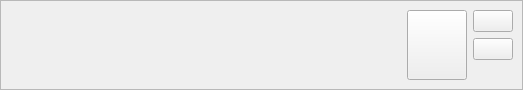
<?xml version="1.0" encoding="UTF-8"?>
<ui version="4.0">
 <class>Project</class>
 <widget class="QWidget" name="Project">
  <property name="geometry">
   <rect>
    <x>0</x>
    <y>0</y>
    <width>523</width>
    <height>74</height>
   </rect>
  </property>
  <property name="windowTitle">
   <string/>
  </property>
  <layout class="QVBoxLayout" name="verticalLayout">
   <property name="spacing">
    <number>0</number>
   </property>
   <property name="margin">
    <number>0</number>
   </property>
   <item>
    <widget class="QFrame" name="frame">
     <property name="frameShape">
      <enum>QFrame::StyledPanel</enum>
     </property>
     <property name="frameShadow">
      <enum>QFrame::Raised</enum>
     </property>
     <layout class="QGridLayout" name="gridLayout" columnstretch="1,0,0,0,0">
      <property name="leftMargin">
       <number>4</number>
      </property>
      <item row="0" column="0">
       <widget class="QLabel" name="lbName">
        <property name="font">
         <font>
          <weight>75</weight>
          <bold>true</bold>
         </font>
        </property>
        <property name="text">
         <string/>
        </property>
       </widget>
      </item>
      <item row="0" column="4">
       <widget class="QPushButton" name="btDelete">
        <property name="minimumSize">
         <size>
          <width>40</width>
          <height>0</height>
         </size>
        </property>
        <property name="maximumSize">
         <size>
          <width>40</width>
          <height>16777215</height>
         </size>
        </property>
        <property name="toolTip">
         <string>&lt;html&gt;&lt;head/&gt;&lt;body&gt;&lt;p&gt;Delete project from list&lt;/p&gt;&lt;/body&gt;&lt;/html&gt;</string>
        </property>
        <property name="text">
         <string/>
        </property>
        <property name="icon">
         <iconset resource="protimer.qrc">
          <normaloff>:/res/coelho/cancel.png</normaloff>:/res/coelho/cancel.png</iconset>
        </property>
       </widget>
      </item>
      <item row="1" column="1">
       <widget class="QLabel" name="lbShortcut">
        <property name="text">
         <string/>
        </property>
        <property name="alignment">
         <set>Qt::AlignRight|Qt::AlignTrailing|Qt::AlignVCenter</set>
        </property>
       </widget>
      </item>
      <item row="1" column="0">
       <widget class="QLabel" name="lbTime">
        <property name="text">
         <string/>
        </property>
       </widget>
      </item>
      <item row="1" column="4">
       <widget class="QPushButton" name="btEdit">
        <property name="minimumSize">
         <size>
          <width>40</width>
          <height>0</height>
         </size>
        </property>
        <property name="maximumSize">
         <size>
          <width>40</width>
          <height>16777215</height>
         </size>
        </property>
        <property name="toolTip">
         <string>&lt;html&gt;&lt;head/&gt;&lt;body&gt;&lt;p&gt;Edit project settings&lt;/p&gt;&lt;/body&gt;&lt;/html&gt;</string>
        </property>
        <property name="text">
         <string/>
        </property>
        <property name="icon">
         <iconset resource="protimer.qrc">
          <normaloff>:/res/coelho/configure.png</normaloff>:/res/coelho/configure.png</iconset>
        </property>
       </widget>
      </item>
      <item row="0" column="1">
       <widget class="QLabel" name="lbNum">
        <property name="text">
         <string/>
        </property>
        <property name="alignment">
         <set>Qt::AlignRight|Qt::AlignTrailing|Qt::AlignVCenter</set>
        </property>
       </widget>
      </item>
      <item row="0" column="3" rowspan="3">
       <widget class="QPushButton" name="btRun">
        <property name="minimumSize">
         <size>
          <width>60</width>
          <height>0</height>
         </size>
        </property>
        <property name="maximumSize">
         <size>
          <width>60</width>
          <height>456564</height>
         </size>
        </property>
        <property name="toolTip">
         <string>&lt;html&gt;&lt;head/&gt;&lt;body&gt;&lt;p&gt;Run/Stop project&lt;/p&gt;&lt;/body&gt;&lt;/html&gt;</string>
        </property>
        <property name="layoutDirection">
         <enum>Qt::LeftToRight</enum>
        </property>
        <property name="autoFillBackground">
         <bool>false</bool>
        </property>
        <property name="text">
         <string/>
        </property>
        <property name="icon">
         <iconset resource="protimer.qrc">
          <normaloff>:/res/coelho/player_play.png</normaloff>:/res/coelho/player_play.png</iconset>
        </property>
        <property name="iconSize">
         <size>
          <width>32</width>
          <height>32</height>
         </size>
        </property>
        <property name="checkable">
         <bool>true</bool>
        </property>
       </widget>
      </item>
      <item row="2" column="0">
       <widget class="QLabel" name="lbAutostart">
        <property name="text">
         <string/>
        </property>
       </widget>
      </item>
     </layout>
    </widget>
   </item>
  </layout>
 </widget>
 <resources>
  <include location="protimer.qrc"/>
 </resources>
 <connections/>
</ui>
